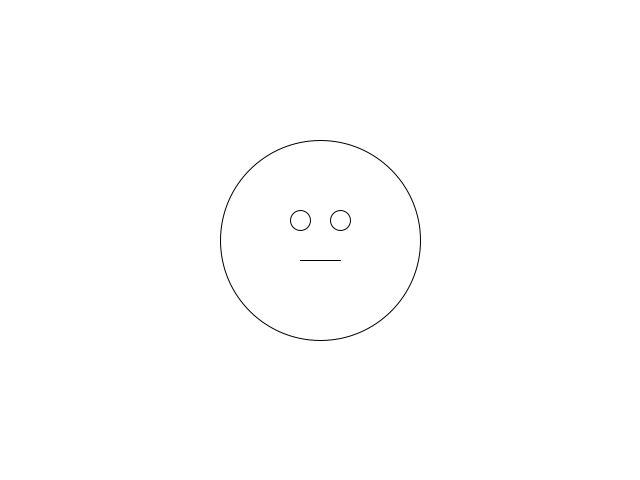
Frame 1 (no input)
Frame 60 (the mouse pressed at the canvas centre just before this capture): identical to frame 1, image omitted
Frame 120 (the mouse held since frame 60 and released just before this capture): identical to frame 1, image omitted

The Processing sketch that drew this single still picture (run headless with seeded random() and noise(); from frame 60 on, the mouse is pressed at the canvas centre):

// Processing sketch: VariablesProgram
// ── VariablesProgram.pde
// global variables
int centerX;
int centerY;

void setup(){
  size(640, 480);
  centerX = width / 2; // move face here horizontally 
  centerY = height / 2; // move face here vertically
}

void draw(){
  background(255);
  
  ellipse(centerX, centerY, 200, 200); // head
  ellipse(centerX - 20, centerY - 20, 20, 20); // left eye
  ellipse(centerX + 20, centerY - 20, 20, 20); // right eye
  
  line(centerX - 20 , centerY + 20, centerX + 20, centerY + 20); // mouth
}
